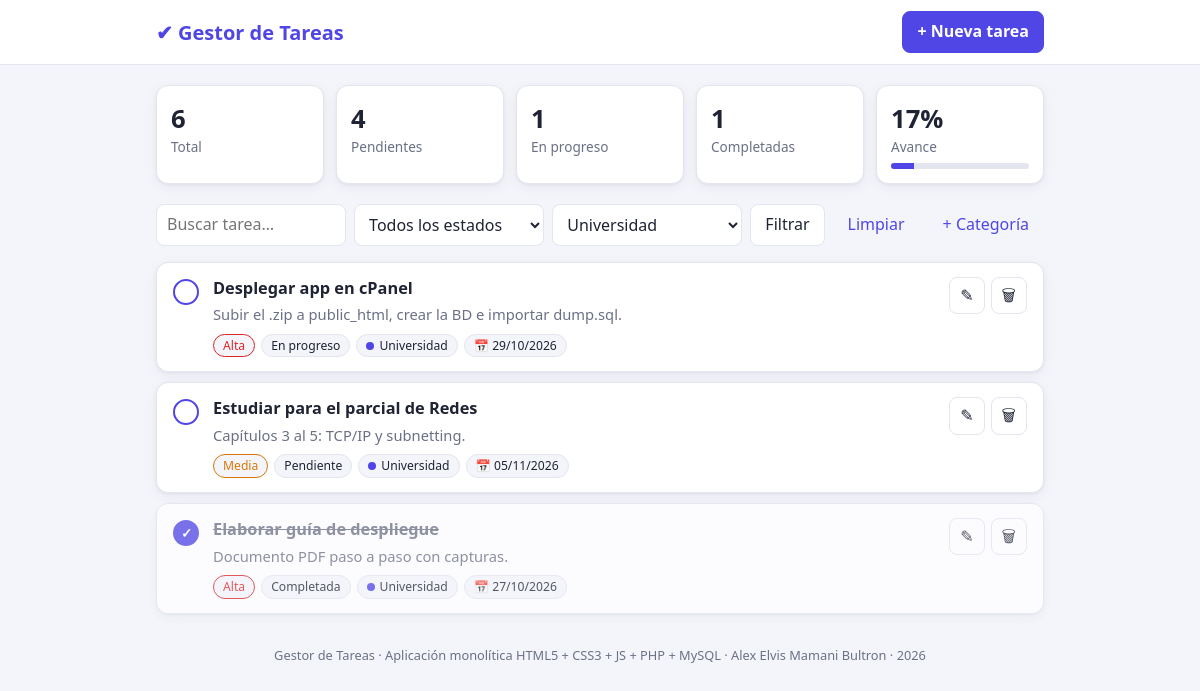
Screenshot of /index.php?categoria=1 with the database file from the repository.
### tables this page shows
CREATE TABLE `tareas` (
  `id`             INT UNSIGNED NOT NULL AUTO_INCREMENT,
  `titulo`         VARCHAR(150) NOT NULL,
  `descripcion`    TEXT NULL,
  `prioridad`      ENUM('baja','media','alta') NOT NULL DEFAULT 'media',
  `estado`         ENUM('pendiente','en_progreso','completada') NOT NULL DEFAULT 'pendiente',
  `fecha_limite`   DATE NULL,
  `categoria_id`   INT UNSIGNED NULL,
  `creado_en`      DATETIME NOT NULL DEFAULT CURRENT_TIMESTAMP,
  `actualizado_en` DATETIME NOT NULL DEFAULT CURRENT_TIMESTAMP ON UPDATE CURRENT_TIMESTAMP,
  PRIMARY KEY (`id`),
  KEY `idx_tareas_estado` (`estado`),
  KEY `idx_tareas_categoria` (`categoria_id`),
  CONSTRAINT `fk_tareas_categoria`
    FOREIGN KEY (`categoria_id`) REFERENCES `categorias` (`id`)
    ON DELETE SET NULL ON UPDATE CASCADE
);

CREATE TABLE `categorias` (
  `id`     INT UNSIGNED NOT NULL AUTO_INCREMENT,
  `nombre` VARCHAR(60)  NOT NULL,
  `color`  CHAR(7)      NOT NULL DEFAULT '#4f46e5',
  PRIMARY KEY (`id`),
  UNIQUE KEY `uq_categorias_nombre` (`nombre`)
);

### db.php (called while the page is built, shortened)
<?php
function db(): PDO
{
    static $pdo = null;
    if ($pdo !== null) {
        return $pdo;
    }
    $dsn = 'mysql:host=' . DB_HOST . ';dbname=' . DB_NAME . ';charset=' . DB_CHARSET;
    try {
        $pdo = new PDO($dsn, DB_USER, DB_PASS, [
            PDO::ATTR_ERRMODE            => PDO::ERRMODE_EXCEPTION,
            PDO::ATTR_DEFAULT_FETCH_MODE => PDO::FETCH_ASSOC,
            PDO::ATTR_EMULATE_PREPARES   => false,
        ]);
    } catch (PDOException $e) {
        http_response_code(500);
        $detalle = APP_DEBUG ? htmlspecialchars($e->getMessage()) : 'Revisa config.php';
        echo '<!doctype html><meta charset="utf-8"><title>Error de conexión</title>'
           . '<div style="font-family:system-ui;max-width:640px;margin:60px auto;padding:24px;border:1px solid #fca5a5;background:#fef2f2;border-radius:12px">'
           . '<h2 style="margin-top:0;color:#b91c1c">No se pudo conectar a la base de datos</h2>'
           . '<p><b>Detalle:</b> ' . $detalle . '</p>'
           . '<ul><li>Verifica DB_NAME y DB_USER con el prefijo de cPanel.</li>'
           . '<li>Verifica la contraseña del usuario.</li>'
           . '<li>Confirma que el usuario fue agregado a la BD con TODOS LOS PRIVILEGIOS.</li>'
           . '<li>Confirma que importaste dump.sql en phpMyAdmin.</li></ul></div>';
        exit;
    }
    return $pdo;
}

### index.php (the view, shortened to what this page needs)
<?php
require_once __DIR__ . '/db.php';
function e($v): string { return htmlspecialchars((string)$v, ENT_QUOTES, 'UTF-8'); }
$PRIORIDADES = ['baja' => 'Baja', 'media' => 'Media', 'alta' => 'Alta'];
$ESTADOS     = ['pendiente' => 'Pendiente', 'en_progreso' => 'En progreso', 'completada' => 'Completada'];
$fEstado    = array_key_exists($_GET['estado'] ?? '', $ESTADOS) ? $_GET['estado'] : '';
$fCategoria = (int)($_GET['categoria'] ?? 0);
$fBuscar    = trim($_GET['q'] ?? '');
$where = [];
$params = [];
if ($fCategoria > 0)  { $where[] = 't.categoria_id = :cat';       $params[':cat'] = $fCategoria; }
$sql = "SELECT t.*, c.nombre AS categoria, c.color
        FROM tareas t LEFT JOIN categorias c ON c.id = t.categoria_id"
     . ($where ? ' WHERE ' . implode(' AND ', $where) : '')
     . " ORDER BY (t.estado = 'completada'), FIELD(t.prioridad,'alta','media','baja'),
                 t.fecha_limite IS NULL, t.fecha_limite, t.id DESC";
$stmt = db()->prepare($sql);
$stmt->execute($params);
$tareas = $stmt->fetchAll();
$categorias = db()->query('SELECT * FROM categorias ORDER BY nombre')->fetchAll();
$stats = db()->query("SELECT COUNT(*) total,
                             SUM(estado='pendiente') pendientes,
                             SUM(estado='en_progreso') progreso,
                             SUM(estado='completada') completadas
                      FROM tareas")->fetch();
$avance = $stats['total'] ? round($stats['completadas'] * 100 / $stats['total']) : 0;
$volver = http_build_query(array_filter(['estado' => $fEstado, 'categoria' => $fCategoria ?: '', 'q' => $fBuscar]));
$hoy    = date('Y-m-d');
?>
<!DOCTYPE html>
<html lang="es">
<head>
    <link rel="stylesheet" href="assets/style.css">
</head>
<body>
<header class="topbar">
    <div class="contenedor topbar__in">
        <h1 class="logo">✔ <?= e(APP_NAME) ?></h1>
        <button class="btn btn--primario" data-abrir="modalTarea">+ Nueva tarea</button>
    </div>
</header>
<main class="contenedor">
    <section class="stats">
        <div class="stat"><span><?= (int)$stats['total'] ?></span>Total</div>
        <div class="stat"><span><?= (int)$stats['pendientes'] ?></span>Pendientes</div>
        <div class="stat"><span><?= (int)$stats['progreso'] ?></span>En progreso</div>
        <div class="stat"><span><?= (int)$stats['completadas'] ?></span>Completadas</div>
        <div class="stat stat--avance">
            <span><?= $avance ?>%</span>Avance
            <div class="barra"><div style="width:<?= $avance ?>%"></div></div>
        </div>
    </section>
    <form class="filtros" method="get">
        <input type="search" name="q" placeholder="Buscar tarea…" value="<?= e($fBuscar) ?>">
        <select name="estado">
            <option value="">Todos los estados</option>
        </select>
        <select name="categoria">
            <?php foreach ($categorias as $c): ?>
                <option value="<?= $c['id'] ?>" <?= $fCategoria === (int)$c['id'] ? 'selected' : '' ?>><?= e($c['nombre']) ?></option>
            <?php endforeach; ?>
        </select>
        <button class="btn">Filtrar</button>
        <?php if ($volver): ?><a class="btn btn--texto" href="index.php">Limpiar</a><?php endif; ?>
        <button type="button" class="btn btn--texto" data-abrir="modalCategoria">+ Categoría</button>
    </form>
    <ul class="lista">
        <?php foreach ($tareas as $t):
            $vencida = $t['fecha_limite'] && $t['fecha_limite'] < $hoy && $t['estado'] !== 'completada'; ?>
            <li class="tarea tarea--<?= e($t['estado']) ?>">
                <form method="post" class="tarea__check">
                    <button class="check" title="Marcar como completada / pendiente"
                            aria-label="Alternar estado"><?= $t['estado'] === 'completada' ? '✓' : '' ?></button>
                </form>
                <div class="tarea__cuerpo">
                    <h3><?= e($t['titulo']) ?></h3>
                    <?php if ($t['descripcion']): ?><p><?= nl2br(e($t['descripcion'])) ?></p><?php endif; ?>
                    <div class="etiquetas">
                        <span class="tag tag--<?= e($t['prioridad']) ?>"><?= $PRIORIDADES[$t['prioridad']] ?></span>
                        <span class="tag"><?= $ESTADOS[$t['estado']] ?></span>
                        <?php if ($t['categoria']): ?>
                            <span class="tag" style="--c:<?= e($t['color']) ?>"><i class="punto"></i><?= e($t['categoria']) ?></span>
                        <?php endif; ?>
                        <?php if ($t['fecha_limite']): ?>
                            <span class="tag <?= $vencida ? 'tag--vencida' : '' ?>">📅 <?= date('d/m/Y', strtotime($t['fecha_limite'])) ?><?= $vencida ? ' · vencida' : '' ?></span>
                        <?php endif; ?>
                    </div>
                </div>
                <div class="tarea__acciones">
                    <button class="btn btn--icono" title="Editar" data-editar='<?= e(json_encode($t, JSON_UNESCAPED_UNICODE)) ?>'>✎</button>
                    <form method="post" data-confirmar="¿Eliminar esta tarea?">
                        <button class="btn btn--icono btn--peligro" title="Eliminar">🗑</button>
                    </form>
                </div>
            </li>
        <?php endforeach; ?>
    </ul>
</main>
<footer class="pie contenedor">
    <?= e(APP_NAME) ?> · Aplicación monolítica HTML5 + CSS3 + JS + PHP + MySQL · <?= e(APP_AUTOR) ?> · <?= date('Y') ?>
</footer>
</body>
</html>

### assets/style.css (style rules this page uses)
:root { --bg: #f4f5fb; --card: #fff; --texto: #1f2333; --suave: #6b7085; --borde: #e3e5ef; --primario: #4f46e5; --primario-h: #4338ca; --peligro: #dc2626; --alta: #dc2626; --media: #d97706; --baja: #16a34a; --radio: 12px; --sombra: 0 1px 3px rgba(20,20,50,.06), 0 4px 14px rgba(20,20,50,.05); }
* { box-sizing: border-box; }
body { margin: 0; font-family: system-ui, -apple-system, "Segoe UI", Roboto, sans-serif; background: var(--bg); color: var(--texto); line-height: 1.45; }
.contenedor { max-width: 920px; margin: 0 auto; padding: 0 16px; }
.topbar { background: var(--card); border-bottom: 1px solid var(--borde); position: sticky; top: 0; z-index: 5; }
.topbar__in { display: flex; align-items: center; justify-content: space-between; height: 64px; }
.logo { font-size: 1.25rem; margin: 0; color: var(--primario); }
.btn { font: inherit; border: 1px solid var(--borde); background: var(--card); color: var(--texto); padding: 8px 14px; border-radius: 8px; cursor: pointer; text-decoration: none; white-space: nowrap; }
.btn--primario { background: var(--primario); border-color: var(--primario); color: #fff; font-weight: 600; }
.btn--texto { border-color: transparent; background: none; color: var(--primario); }
.btn--icono { padding: 6px 10px; }
.stats { display: grid; grid-template-columns: repeat(5, 1fr); gap: 12px; margin: 20px 0; }
.stat { background: var(--card); border-radius: var(--radio); box-shadow: var(--sombra); padding: 14px; color: var(--suave); font-size: .85rem; border: 1px solid var(--borde); }
.stat span { display: block; font-size: 1.6rem; font-weight: 700; color: var(--texto); }
.barra { height: 6px; background: var(--borde); border-radius: 99px; margin-top: 6px; overflow: hidden; }
.barra div { height: 100%; background: var(--primario); }
.filtros { display: flex; flex-wrap: wrap; gap: 8px; margin-bottom: 16px; }
.filtros input, .filtros select { flex: 1 1 160px; }
input, select, textarea { font: inherit; padding: 8px 10px; border: 1px solid var(--borde); border-radius: 8px; background: var(--card); color: var(--texto); width: 100%; }
.lista { list-style: none; padding: 0; margin: 0; display: grid; gap: 10px; }
.tarea { display: flex; gap: 14px; align-items: flex-start; background: var(--card); border: 1px solid var(--borde); border-radius: var(--radio); padding: 14px 16px; box-shadow: var(--sombra); }
.tarea--completada .tarea__cuerpo h3 { text-decoration: line-through; color: var(--suave); }
.tarea--completada { opacity: .75; }
.tarea__cuerpo { flex: 1; min-width: 0; }
.tarea__cuerpo h3 { margin: 0 0 4px; font-size: 1.02rem; }
.tarea__cuerpo p { margin: 0 0 8px; color: var(--suave); font-size: .92rem; overflow-wrap: anywhere; }
.tarea__acciones { display: flex; gap: 6px; }
.tarea__acciones form { margin: 0; }
.check { width: 26px; height: 26px; border-radius: 50%; border: 2px solid var(--primario); background: none; color: #fff; cursor: pointer; font-weight: 700; margin-top: 2px; }
.tarea--completada .check { background: var(--primario); }
.etiquetas { display: flex; flex-wrap: wrap; gap: 6px; }
.tag { font-size: .76rem; padding: 2px 9px; border-radius: 99px; background: var(--bg); border: 1px solid var(--borde); display: inline-flex; align-items: center; gap: 5px; }
.tag--alta { color: var(--alta); border-color: currentColor; }
.tag--media { color: var(--media); border-color: currentColor; }
.punto { width: 8px; height: 8px; border-radius: 50%; background: var(--c, var(--primario)); display: inline-block; }
.pie { text-align: center; color: var(--suave); font-size: .8rem; padding: 32px 16px; }

### rows the page displays
tareas: titulo "Desplegar app en cPanel", descripcion "Subir el .zip a public_html, crear la BD e importar dump.sql.", prioridad "Alta", estado "En progreso", categoria.nombre "Universidad", fecha_limite "29/10/2026"
tareas: titulo "Estudiar para el parcial de Redes", descripcion "Capítulos 3 al 5: TCP/IP y subnetting.", prioridad "Media", estado "Pendiente", categoria.nombre "Universidad", fecha_limite "05/11/2026"
tareas: titulo "Elaborar guía de despliegue", descripcion "Documento PDF paso a paso con capturas.", prioridad "Alta", estado "Completada", categoria.nombre "Universidad", fecha_limite "27/10/2026"

### other values shown
APP_NAME "Gestor de Tareas"
$stats['total'] "6"
$stats['pendientes'] "4"
$stats['progreso'] "1"
$stats['completadas'] "1"
$avance "17"
APP_AUTOR "Alex Elvis Mamani Bultron"
form field categoria "Universidad"
